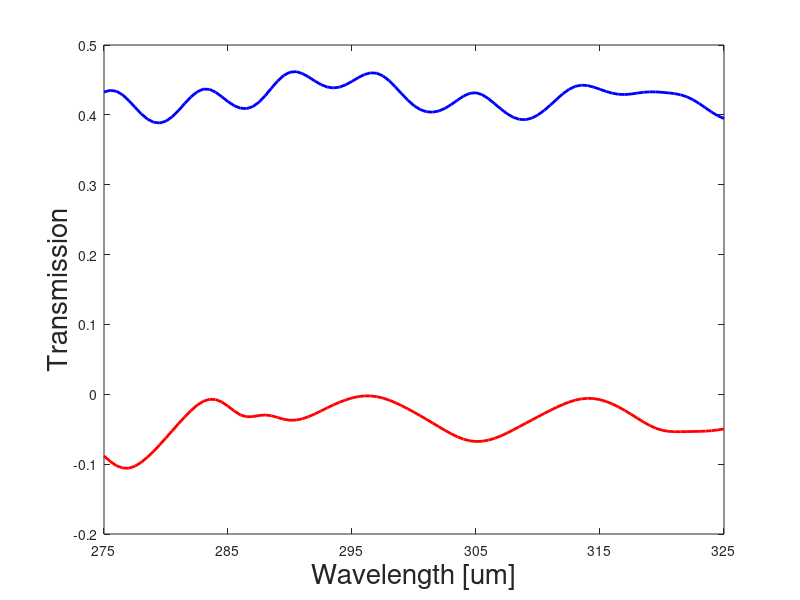

Recreate this plot in MATLAB. (Note: this script raises an error after producing the figure.)
clear;
close all;

c = 299792458;
%% Splitter %%
Splitter_T = csvread('1_TMmode_result_T.csv');
Splitter_R = csvread('1_TMmode_result_R.csv');
% Transmission polt properties
T_Linewidth = 2;
T_color = 'b';
% Reflection polt properties
R_Linewidth = 2;
R_color = 'r';
%% Plot %%
% plot properties
label_Fontsize = 20;
tick_Fontsize = 15;

% linear
figure(1);
plot(Splitter_T(:,1)*10^6, Splitter_T(:,2), T_color, 'Linewidth', T_Linewidth);
hold on;
plot(Splitter_R(:,1)*10^6, Splitter_R(:,2), R_color, 'Linewidth', R_Linewidth);
xlabel('Wavelength [um]', 'Fontsize', label_Fontsize);
ylabel('Transmission', 'Fontsize', label_Fontsize);
xlim([275 325]);
xticks([275 285 295 305 315 325]);
ax = gca;
ax.FontSize = tick_Fontsize;
ax.FontWeight = 'bold';

% dB
figure(2);
plot(Splitter_T(:,1)*10^6, 10*log10(Splitter_T(:,2)), T_color, 'Linewidth', T_Linewidth);
hold on;
plot(Splitter_R(:,1)*10^6, 10*log10(abs(Splitter_R(:,2))), R_color, 'Linewidth', R_Linewidth);
xlabel('Wavelength [um]', 'Fontsize', label_Fontsize);
ylabel('Transmission [dB]', 'Fontsize', label_Fontsize);
xlim([275 325]);
xticks([275 285 295 305 315 325])
ax = gca;
ax.FontSize = tick_Fontsize;
ax.FontWeight = 'bold';

SplitterdB_avg = mean(10*log10(Splitter_T(:,2)));
SplitterdB_min = min(10*log10(Splitter_T(:,2)));
SplitterdB_max = max(10*log10(Splitter_T(:,2)));
SplitterdB_uniform = SplitterdB_max - SplitterdB_min;